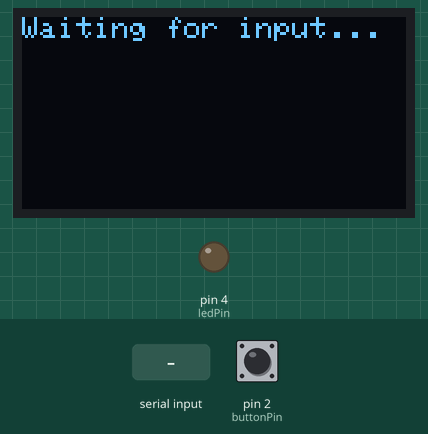
Simulated run of this sketch. Board: Arduino Uno, built with avr-gcc and run on an emulated ATmega328P. Parts: 128×64 one-colour display, output pins drawn as LEDs (lit = HIGH). The test bench sets the inputs (shaded band); at power-on: pin 2 (buttonPin) LOW. What the sketch prints to the serial monitor is not drawn.

Above: at 1.2 s.
1.3 s: "@\n" received over Serial
At 2.5 s:
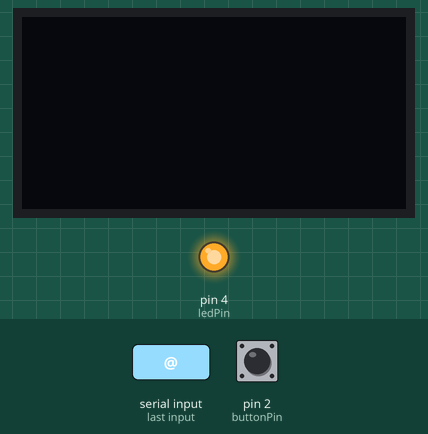
2.8 s: pin 2 (buttonPin) pulled HIGH for 0.15 s
At 4.0 s:
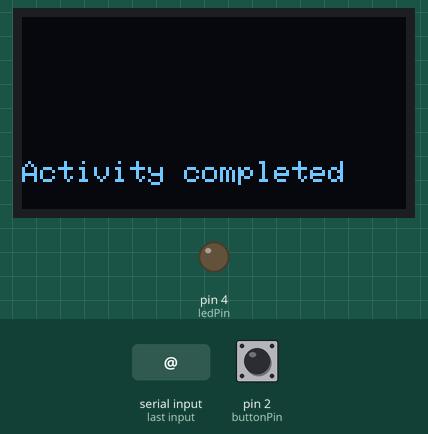
4.5 s: "Waiting for activity\n" received over Serial
At 5.7 s:
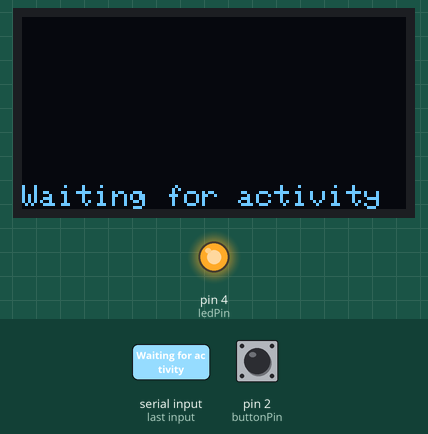
6.0 s: pin 2 (buttonPin) pulled HIGH for 1 s
At 6.5 s:
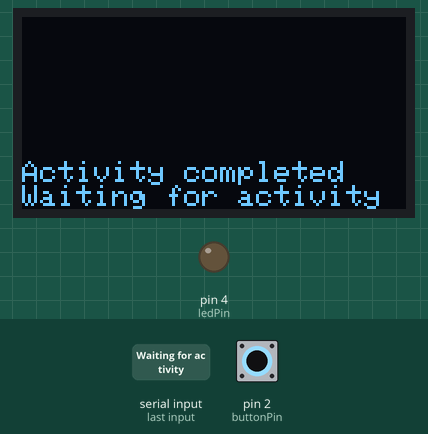
Timing chart, 0 to 9.0 s (numbered marks = the images above; inputs shaded):
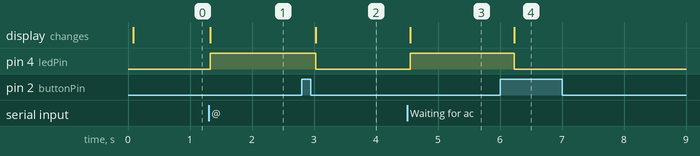

Measured:
- after the input at 1.3 s, pin 4 (ledPin): LOW → HIGH at once; the display: changes at once (image 1)
- after the input at 2.8 s, pin 4 (ledPin): HIGH → LOW after 0.23 s; the display: changes after 0.23 s (image 2)
- after the input at 4.5 s, pin 4 (ledPin): LOW → HIGH after 0.05 s; the display: changes after 0.05 s (image 3)
- after the input at 6.0 s, pin 4 (ledPin): HIGH → LOW after 0.23 s; the display: changes after 0.23 s (image 4)

The sketch:

Arduino.ino
```cpp
#include <Wire.h>
#include <Adafruit_GFX.h>
#include <Adafruit_SSD1306.h>

//inititilazing display size and reset
#define SCREEN_WIDTH 128  // OLED display width, in pixels
#define SCREEN_HEIGHT 64  // OLED display height, in pixels
#define OLED_RESET    -1

// Create SSD1306 display object
Adafruit_SSD1306 display(SCREEN_WIDTH, SCREEN_HEIGHT, &Wire, OLED_RESET);

// Maximum length of text allowed (depends on the screen size and text size)
#define MAX_TEXT_LENGTH 80

String receivedText = "";             // String to hold the received text
String receivedTime = "";             // String to hold the time of when the activety should be preformed
bool parsingTime = false;             // Flag to indicate if we are currently parsing the time
unsigned long timeStartActivity = 0;  // Variable to hold the time of when an activety is sendt to the arduino
unsigned long activityTimeDelay = 15000; // The time activety is held befor it counts it as not completed (1.8 mill = half an hour) but set to 15000 for testing purposes
const int buttonPin = 2;              // Pin where the button is connected
int buttonState = 0;                  // Variable for reading the buttonstate
int ledPin = 4;                       //Pin where led indicator is connected
bool activityActive = false;          // Flag to indicate if there is an activety waiting to be done


//This Arduino programs main objective is to receive text from the java program and display it
//on the OLED 128x64 pixels from adafruit, as well as responding to the java program in an appropriate time
//whether a button is pushed or not
//
// Author Hans Henrik Disen
//
//this is an example of a string received from java:
//"Take medisin: afternoon captopril @15:00@\n"


void setup() {
  // Initialize the serial communication at 9600 baud rate and button pin
  pinMode(buttonPin, INPUT);
  pinMode(ledPin, OUTPUT);
  Serial.begin(9600);

  // Initialize the OLED display
  if (!display.begin(SSD1306_SWITCHCAPVCC, 0x3C)) {  // Address 0x3C for 128x64
    Serial.println(F("SSD1306 allocation failed"));
    for (;;);  // Don't proceed, loop forever
  }

  // Clear the display buffer
  display.clearDisplay();
  display.setTextSize(1);      // Set text size (adjustable)
  display.setTextColor(WHITE); // Set text color to white
  display.setCursor(0, 0);     // Start at the top-left corner
  display.display();           // Display the buffer

  // Print an initial message to the screen
  display.setCursor(0, 0);
  display.println("Waiting for input...");
  display.display();
}


void loop() {

  //
  //BUTTON PUSH METHOD
  //

  buttonState = digitalRead(buttonPin);
  if (buttonState == HIGH && activityActive){
    Serial.println("ButtonPressed\n"); // Send data to Java when button is pressed
    delay(200); // Debounce delay
    activityActive = false;

    display.setCursor(0, 48); //displays that the activety registered sucsessfully
    display.println("Activity completed");
    display.display();// Update Display
    digitalWrite(ledPin, LOW);
  }
  else if (activityActive && (millis()-timeStartActivity) > activityTimeDelay){
    Serial.println("NoActivity\n");
    delay(200);
    activityActive = false;

    display.setCursor(0, 48); //displays that the activity registered sucsessfully
    display.println("Activity NOT complete");
    display.display();// Update Display
    digitalWrite(ledPin, LOW);
  }


  //
  //RECIVING TEXT METHOD
  //

  // Check if there is serial input available
  if (Serial.available() > 0) {
    // Read the incoming text from the Serial Monitor
    char incomingChar = Serial.read();  // Read one character at a time

    // If newline is received, process the message
    if (incomingChar == '\n') {
      // Clear the OLED display
      display.clearDisplay();
      display.setCursor(0, 0);  // Reset cursor to top-left
      display.println(receivedText);
      // Display the recived time on the bottem
      display.setCursor(0, 56);  // Reset cursor to bottem-left
      display.println(receivedTime);

      display.display();// Update Display

      if (receivedText == "Waiting for activity") {
        activityActive = false;
        digitalWrite(ledPin, LOW);
      } else {
        activityActive = true; // Primes putton reader
        digitalWrite(ledPin, HIGH);
      }

      // Clear the received text for the next message
      receivedText = "";
      receivedTime = "";
      timeStartActivity = millis(); // Timestamps when activity is recived

    } else if (incomingChar == '@' && !parsingTime) {
      // Detected start of time block
      parsingTime = true;
      receivedTime = "";  // Clear any previously received time
    }

    else if (incomingChar == '@' && parsingTime) {
      // Detected end of time block
      parsingTime = false;
    }

    else {
      // Append the received character to either text or time, based on the flag
      if (parsingTime) {
        receivedTime += incomingChar;
      } else {
        receivedText += incomingChar;

        // Check if the received text exceeds the limit
        if (receivedText.length() > MAX_TEXT_LENGTH) {
          receivedText = receivedText.substring(0, MAX_TEXT_LENGTH);  // Truncate the text if too long
        }
      }
    }
  }
}
```
